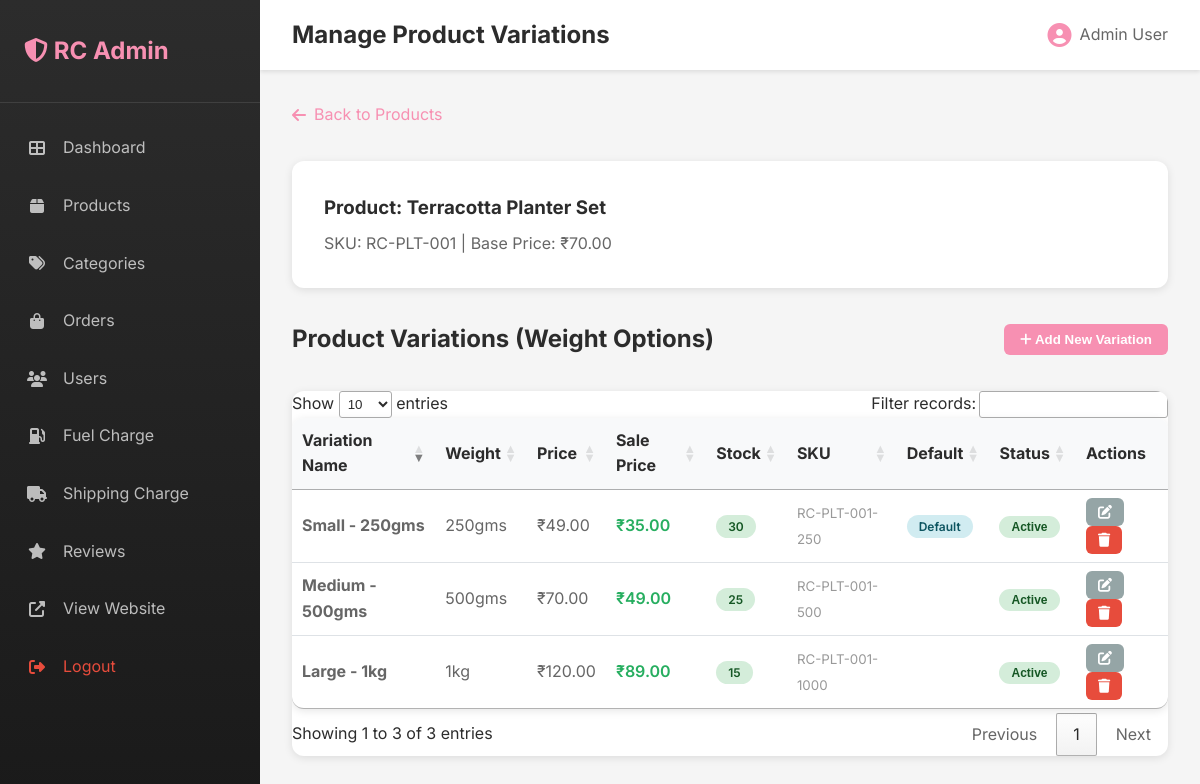
/admin/product-variations.php?product_id=1 (signed in), run on the app's committed database.
### tables this page shows
CREATE TABLE products (
    id INT AUTO_INCREMENT PRIMARY KEY,
    category_id INT,
    name VARCHAR(255) NOT NULL,
    slug VARCHAR(255) UNIQUE NOT NULL,
    description TEXT,
    short_description VARCHAR(500),
    price DECIMAL(10, 2) NOT NULL,
    sale_price DECIMAL(10, 2),
    stock INT DEFAULT 0,
    sku VARCHAR(100) UNIQUE,
    image VARCHAR(255),
    gallery TEXT,
    is_featured TINYINT(1) DEFAULT 0,
    is_new TINYINT(1) DEFAULT 0,
    rating DECIMAL(3, 2) DEFAULT 0,
    reviews_count INT DEFAULT 0,
    status TINYINT(1) DEFAULT 1,
    created_at TIMESTAMP DEFAULT CURRENT_TIMESTAMP,
    updated_at TIMESTAMP DEFAULT CURRENT_TIMESTAMP ON UPDATE CURRENT_TIMESTAMP,
    FOREIGN KEY (category_id) REFERENCES categories(id) ON DELETE SET NULL,
    INDEX idx_slug (slug),
    INDEX idx_category (category_id),
    INDEX idx_featured (is_featured)
);

CREATE TABLE IF NOT EXISTS product_variations (
    id INT AUTO_INCREMENT PRIMARY KEY,
    product_id INT NOT NULL,
    variation_name VARCHAR(100) NOT NULL COMMENT 'e.g., 250gms, 500gms, 1kg',
    variation_value VARCHAR(100) NOT NULL COMMENT 'Weight value',
    price DECIMAL(10, 2) NOT NULL,
    sale_price DECIMAL(10, 2) NULL,
    stock INT DEFAULT 0,
    sku VARCHAR(100) UNIQUE,
    is_default TINYINT(1) DEFAULT 0 COMMENT '1 if this is the default variation',
    status TINYINT(1) DEFAULT 1,
    created_at TIMESTAMP DEFAULT CURRENT_TIMESTAMP,
    updated_at TIMESTAMP DEFAULT CURRENT_TIMESTAMP ON UPDATE CURRENT_TIMESTAMP,
    FOREIGN KEY (product_id) REFERENCES products(id) ON DELETE CASCADE,
    INDEX idx_product (product_id),
    INDEX idx_status (status)
);

### config.php (called while the page is built, shortened)
<?php
function formatPrice($price, $currency = 'INR')
{
    if ($currency == 'INR') {
        return '₹' . number_format($price, 2);
    }
    return '$' . number_format($price / USD_TO_INR_RATE, 2);
}

### admin/product-variations.php (the view, shortened to what this page needs)
<?php
require_once '../config.php';
$product_id = isset($_GET['product_id']) ? (int)$_GET['product_id'] : 0;
$product_query = $conn->prepare("SELECT * FROM products WHERE id = ?");
$product_query->bind_param("i", $product_id);
$product_query->execute();
$product = $product_query->get_result()->fetch_assoc();
$variations = $conn->query("SELECT * FROM product_variations WHERE product_id = $product_id ORDER BY variation_value ASC");
include 'includes/header.php';
?>
<div style="margin-bottom: 2rem;">
    <a href="products.php" style="color: #F790B2; text-decoration: none; display: inline-flex; align-items: center; gap: 0.5rem;">
        <i class="fas fa-arrow-left"></i> Back to Products
    </a>
</div>
<div style="background: white; padding: 2rem; border-radius: 12px; margin-bottom: 2rem; box-shadow: 0 2px 8px rgba(0,0,0,0.1);">
    <h3 style="margin: 0 0 0.5rem 0; color: #2c2c2c;">Product: <?php echo $product['name']; ?></h3>
    <p style="margin: 0; color: #666;">SKU: <?php echo $product['sku']; ?> | Base Price: <?php echo formatPrice($product['price']); ?></p>
</div>
<div style="display: flex; justify-content: space-between; align-items: center; margin-bottom: 2rem;">
    <h2 style="margin: 0;">Product Variations (Weight Options)</h2>
    <button class="btn-admin btn-admin-primary" onclick="showAddModal()">
        <i class="fas fa-plus"></i> Add New Variation
    </button>
</div>
<div style="background: white; border-radius: 12px; overflow: hidden; box-shadow: 0 2px 8px rgba(0,0,0,0.1);">
    <table class="admin-table">
        <thead>
            <tr>
                <th>Variation Name</th>
                <th>Weight</th>
                <th>Price</th>
                <th>Sale Price</th>
                <th>Stock</th>
                <th>SKU</th>
                <th>Default</th>
                <th>Status</th>
                <th>Actions</th>
            </tr>
        </thead>
        <tbody>
            <?php if ($variations->num_rows > 0): ?>
                <?php while($variation = $variations->fetch_assoc()): ?>
                <tr>
                    <td><strong><?php echo $variation['variation_name']; ?></strong></td>
                    <td><?php echo $variation['variation_value']; ?></td>
                    <td><?php echo formatPrice($variation['price']); ?></td>
                    <td>
                        <?php if($variation['sale_price']): ?>
                        <span style="color: #27ae60; font-weight: 600;"><?php echo formatPrice($variation['sale_price']); ?></span>
                        <?php else: ?>
                        -
                        <?php endif; ?>
                    </td>
                    <td>
                        <?php if($variation['stock'] > 10): ?>
                        <span class="badge badge-success"><?php echo $variation['stock']; ?></span>
                        <?php elseif($variation['stock'] > 0): ?>
                        <span class="badge badge-warning"><?php echo $variation['stock']; ?></span>
                        <?php else: ?>
                        <span class="badge badge-danger">Out of Stock</span>
                        <?php endif; ?>
                    </td>
                    <td><small style="color: #999;"><?php echo $variation['sku']; ?></small></td>
                    <td>
                        <?php if($variation['is_default']): ?>
                        <span class="badge badge-info">Default</span>
                        <?php endif; ?>
                    </td>
                    <td>
                        <form method="POST" style="display: inline;">
                            <button type="submit" class="badge <?php echo $variation['status'] ? 'badge-success' : 'badge-danger'; ?>"
                                    style="border: none; cursor: pointer;">
                                <?php echo $variation['status'] ? 'Active' : 'Inactive'; ?>
                            </button>
                        </form>
                    </td>
                    <td>
                        <button class="btn-admin btn-admin-secondary" onclick='editVariation(<?php echo json_encode($variation); ?>)'
                                style="font-size: 0.875rem; padding: 0.375rem 0.75rem;">
                            <i class="fas fa-edit"></i>
                        </button>
                        <form method="POST" style="display: inline;" onsubmit="return confirm('Delete this variation?');">
                            <button type="submit" class="btn-admin btn-admin-danger"
                                    style="font-size: 0.875rem; padding: 0.375rem 0.75rem;">
                                <i class="fas fa-trash"></i>
                            </button>
                        </form>
                    </td>
                </tr>
                <?php endwhile; ?>
            <?php endif; ?>
        </tbody>
    </table>
</div>
<?php include 'includes/footer.php'; ?>

### admin/admin-style.css (style rules this page uses)
.admin-body { margin: 0; padding: 0; font-family: 'Inter', sans-serif; background: #f5f5f5; }
.admin-table { width: 100%; background: white; border-radius: 12px; overflow: hidden; box-shadow: 0 2px 8px rgba(0, 0, 0, 0.1); }
.admin-table thead { background: #f8f9fa; }
.admin-table th { padding: 1rem; text-align: left; font-weight: 600; color: #2c2c2c; border-bottom: 2px solid #dee2e6; }
.admin-table td { padding: 1rem; border-bottom: 1px solid #dee2e6; color: #666; }
.admin-table tr:last-child td { border-bottom: none; }
.btn-admin { padding: 0.5rem 1rem; border: none; border-radius: 6px; cursor: pointer; font-weight: 600; transition: 0.3s; text-decoration: none; display: inline-block; }
.btn-admin-primary { background: #F790B2; color: white; }
.btn-admin-danger { background: #e74c3c; color: white; }
.btn-admin-secondary { background: #95a5a6; color: white; }
.badge { padding: 0.25rem 0.75rem; border-radius: 12px; font-size: 0.75rem; font-weight: 600; }
.badge-success { background: #d4edda; color: #155724; }
.badge-info { background: #d1ecf1; color: #0c5460; }

### data on the page
products: name "Terracotta Planter Set", sku "RC-PLT-001", price "₹70.00"
product_variations: variation_name "Large - 1kg", variation_value "1kg", price "₹120.00", sale_price "₹89.00", stock "15", sku "RC-PLT-001-1000", status "Active"
product_variations: variation_name "Small - 250gms", variation_value "250gms", price "₹49.00", sale_price "₹35.00", stock "30", sku "RC-PLT-001-250", is_default "Default", status "Active"
product_variations: variation_name "Medium - 500gms", variation_value "500gms", price "₹70.00", sale_price "₹49.00", stock "25", sku "RC-PLT-001-500", status "Active"

### other printed values
$page_title "Manage Product Variations"
$_SESSION['admin_name'] "Admin User"
